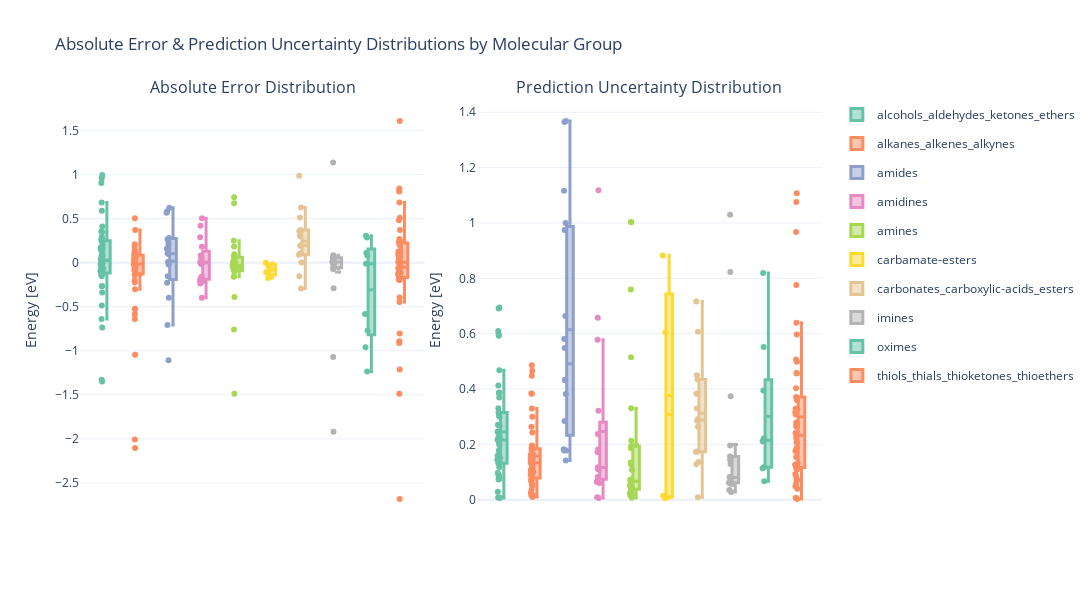

Notebook code cell kept with this figure:
### Code cell
# Filtered data
df_uq_sorted = df_uq[df_uq["split"] == "test"].sort_values('molecule_group')
df_uq_sorted['abs_error'] = df_uq_sorted['error'].abs()
df_uq_sorted['uncertainty_width'] = df_uq_sorted['y_std']

# Custom color palette (Set2-like)
color_map = px.colors.qualitative.Set2

# Create 1x2 subplot
fig = make_subplots(
    rows=1, cols=2,
    subplot_titles=["Absolute Error Distribution", "Prediction Uncertainty Distribution"],
    horizontal_spacing=0.07
)

# Boxplot for absolute error
for i, group in enumerate(df_uq_sorted['molecule_group'].unique()):
    group_data = df_uq_sorted[df_uq_sorted['molecule_group'] == group]
    fig.add_trace(go.Box(
        y=group_data['error'],
        name=group,
        marker_color=color_map[i % len(color_map)],
        boxmean=True,
        boxpoints="all",  # Show all points (can be "outliers", "suspectedoutliers", "all")
        jitter=0.5,  # Add jitter to points
        line=dict(width=3),  # Line width to make the box thicker
        width=0.2,  # Box width (adjust this)
        legendgroup=group,  # Ensure the group is correctly assigned to legend
        showlegend=False,  # No legend for the first plot
        hovertemplate=(
            "Material: %{customdata[7]}<br>" +
            "Molecule Group: %{customdata[0]}<br>" +
            "Molecule: %{customdata[1]}<br>" +
            "State: %{customdata[2]}<br>" +
            "Dissociation: %{customdata[3]}<br>" +
            "True Value: %{customdata[4]} eV<br>" +
            "Std Dev: %{customdata[5]} eV<br>" +
            "Error: %{customdata[6]} eV<br>" +
            "<extra></extra>"
        ),
        customdata=group_data[['molecule_group', 'molecule', 'state', 'dissociation', 'y_true', 'y_std', 'error', 'material']].values  # Add custom data
    ), row=1, col=1)

# Boxplot for uncertainty width
for i, group in enumerate(df_uq_sorted['molecule_group'].unique()):
    group_data = df_uq_sorted[df_uq_sorted['molecule_group'] == group]
    fig.add_trace(go.Box(
        y=group_data['uncertainty_width'],
        name=group,
        marker_color=color_map[i % len(color_map)],
        boxmean=True,
        boxpoints="all",  # Show all points (can be "outliers", "suspectedoutliers", "all")
        jitter=0.5,  # Add jitter to points
        line=dict(width=3),  # Line width to make the box thicker
        width=0.2,  # Box width (adjust this)
        legendgroup=group,  # Ensure the group is correctly assigned to legend
        showlegend=True,  # Show legend for the second plot
        hovertemplate=(
            "Material: %{customdata[7]}<br>" +
            "Molecule Group: %{customdata[0]}<br>" +
            "Molecule: %{customdata[1]}<br>" +
            "State: %{customdata[2]}<br>" +
            "Dissociation: %{customdata[3]}<br>" +
            "True Value: %{customdata[4]} eV<br>" +
            "Std Dev: %{customdata[5]} eV<br>" +
            "Error: %{customdata[6]} eV<br>" +
            "<extra></extra>"
        ),
        customdata=group_data[['molecule_group', 'molecule', 'state', 'dissociation', 'y_true', 'y_std', 'error', 'material']].values  # Add custom data
    ), row=1, col=2)

# Layout adjustments
fig.update_layout(
    height=600,
    width=2000,
    title_text="Absolute Error & Prediction Uncertainty Distributions by Molecular Group",
    template="plotly_white",
    boxmode="group",  # Group the boxplots
    showlegend=True  # Show legend for the second plot
)

# Axis titles
fig.update_yaxes(title_text="Energy [eV]", row=1, col=1)
fig.update_yaxes(title_text="Energy [eV]", row=1, col=2)

# Remove X-axis labels (as you're using the hover to differentiate between groups)
fig.update_xaxes(showticklabels=False, row=1, col=1)
fig.update_xaxes(showticklabels=False, row=1, col=2)

# Show the plot
fig.show()

### Figure 1 — Plotly figure (JSON) as saved in the notebook; plotly's stock layout.template omitted (floating-point values rounded to 4 significant figures; data arrays with more than 128 entries replaced by an {"elided": "..."} marker saying what was removed)
{"data": [{"boxmean": true, "boxpoints": "all", "customdata": {"elided": "46x8 mixed values"}, "hovertemplate": "Material: %{customdata[7]}<br>Molecule Group: %{customdata[0]}<br>Molecule: %{customdata[1]}<br>State: %{customdata[2]}<br>Dissociation: %{customdata[3]}<br>True Value: %{customdata[4]} eV<br>Std Dev: %{customdata[5]} eV<br>Error: %{customdata[6]} eV<br><extra></extra>", "jitter": 0.5, "legendgroup": "alcohols_aldehydes_ketones_ethers", "line": {"width": 3}, "marker": {"color": "rgb(102,194,165)"}, "name": "alcohols_aldehydes_ketones_ethers", "showlegend": false, "type": "box", "width": 0.2, "xaxis": "x", "y": [-0.118, 0.0001451, 0.006707, -0.1529, -0.1311, -0.002675, -0.1302, 0.1542, 0.5905, -0.2658, 0.1582, 0.06664, 0.266, 0.01181, 0.9057, 0.1482, 0.08828, -0.01998, 0.1726, 0.03617, 0.3556, -0.09207, 0.4108, -1.328, -0.3393, 0.09222, -0.2643, -0.7358, -0.4862, -0.06724, 0.2499, -0.6385, 0.9594, -1.35, 0.2959, 0.2084, 0.3479, -0.1139, 0.2479, 0.6841, -0.06878, -0.03446, -0.01836, 0.9975, 0.2722, 0.07105], "yaxis": "y"}, {"boxmean": true, "boxpoints": "all", "customdata": {"elided": "47x8 mixed values"}, "hovertemplate": "Material: %{customdata[7]}<br>Molecule Group: %{customdata[0]}<br>Molecule: %{customdata[1]}<br>State: %{customdata[2]}<br>Dissociation: %{customdata[3]}<br>True Value: %{customdata[4]} eV<br>Std Dev: %{customdata[5]} eV<br>Error: %{customdata[6]} eV<br><extra></extra>", "jitter": 0.5, "legendgroup": "alkanes_alkenes_alkynes", "line": {"width": 3}, "marker": {"color": "rgb(252,141,98)"}, "name": "alkanes_alkenes_alkynes", "showlegend": false, "type": "box", "width": 0.2, "xaxis": "x", "y": [0.1014, 0.1118, 0.1178, 0.2097, -0.02391, -0.3009, 0.06071, -0.01386, -0.06204, -0.5858, -1.045, -0.08834, 0.1413, -0.001389, -0.02638, -2.008, -0.08696, 0.07535, -0.01696, 0.148, -0.02366, 0.1862, -0.002757, -0.1369, -0.03564, 0.04879, -2.105, 0.004016, 0.05047, -0.1399, -0.01422, 0.08404, 0.08439, -0.04571, -0.5229, -0.6384, 0.09656, -0.01422, 0.5037, -0.2226, -0.009568, 0.3728, 0.02449, 0.0198, -0.1988, 0.08951, -0.5278], "yaxis": "y"}, {"boxmean": true, "boxpoints": "all", "customdata": [["amides", "Formamide", "relaxed", "tensor([False])", -1.864, 0.432, 0.1611, "IrO2"], ["amides", "Formamide", "relaxed", "tensor([False])", -1.888, 0.5486, 0.2654, "IrO2"], ["amides", "Formamide", "initial", "tensor([False])", -1.862, 0.5809, -1.107, "IrO2"], ["amides", "Acetamide", "relaxed", "tensor([False])", -0.5227, 0.6634, 0.2141, "IrO2"], ["amides", "Acetamide", "relaxed", "tensor([False])", -2.672, 0.1412, 0.1068, "IrO2"], ["amides", "Formamide", "relaxed", "tensor([True])", -3.625, 0.2842, -0.1549, "IrO2"], ["amides", "Acetamide", "relaxed", "tensor([False])", -1.541, 0.1778, 0.09899, "RuO2"], ["amides", "Acetamide", "initial", "tensor([False])", -0.5227, 1.365, 0.5687, "IrO2"], ["amides", "Acetamide", "relaxed", "tensor([False])", -1.632, 0.1778, 0.008339, "RuO2"], ["amides", "Formamide", "relaxed", "tensor([False])", -1.829, 0.182, 0.6249, "IrO2"], ["amides", "Acetamide", "relaxed", "tensor([False])", -1.938, 0.3816, 0.2821, "IrO2"], ["amides", "Formamide", "initial", "tensor([False])", -1.864, 1.369, -0.01876, "IrO2"], ["amides", "Formamide", "initial", "tensor([False])", -0.4085, 1.116, 0.5832, "RuO2"], ["amides", "Formamide", "initial", "tensor([False])", -3.625, 0.4335, -0.7071, "IrO2"], ["amides", "Acetamide", "initial", "tensor([False])", -1.559, 0.9995, -0.2286, "RuO2"], ["amides", "Acetamide", "initial", "tensor([False])", -2.691, 0.9745, -0.3974, "IrO2"]], "hovertemplate": "Material: %{customdata[7]}<br>Molecule Group: %{customdata[0]}<br>Molecule: %{customdata[1]}<br>State: %{customdata[2]}<br>Dissociation: %{customdata[3]}<br>True Value: %{customdata[4]} eV<br>Std Dev: %{customdata[5]} eV<br>Error: %{customdata[6]} eV<br><extra></extra>", "jitter": 0.5, "legendgroup": "amides", "line": {"width": 3}, "marker": {"color": "rgb(141,160,203)"}, "name": "amides", "showlegend": false, "type": "box", "width": 0.2, "xaxis": "x", "y": [0.1611, 0.2654, -1.107, 0.2141, 0.1068, -0.1549, 0.09899, 0.5687, 0.008339, 0.6249, 0.2821, -0.01876, 0.5832, -0.7071, -0.2286, -0.3974], "yaxis": "y"}, {"boxmean": true, "boxpoints": "all", "customdata": [["amidines", "Acetimidamide", "initial", "tensor([False])", -0.4175, 0.5782, 0.2888, "RuO2"], ["amidines", "Acetimidamide", "relaxed", "tensor([False])", -1.549, 0.08219, 0.1807, "RuO2"], ["amidines", "Formimidamide", "initial", "tensor([False])", -2.09, 0.6578, 0.5051, "IrO2"], ["amidines", "Acetimidamide", "relaxed", "tensor([False])", -2.216, 0.06481, 0.04521, "RuO2"], ["amidines", "Formimidamide", "relaxed", "tensor([False])", 0, 0.00612, -0.0005016, null], ["amidines", "Acetimidamide", "relaxed", "tensor([False])", 0, 0.008513, -0.007571, null], ["amidines", "Acetimidamide", "relaxed", "tensor([False])", -3.076, 0.1164, 0.008312, "IrO2"], ["amidines", "Formimidamide", "initial", "tensor([False])", -1.511, 0.2376, 0.4208, "RuO2"], ["amidines", "Acetimidamide", "relaxed", "tensor([False])", -0.5491, 0.1824, -0.01346, "IrO2"], ["amidines", "Acetimidamide", "relaxed", "tensor([True])", -4.458, 0.0607, -0.3991, "IrO2"], ["amidines", "Formimidamide", "relaxed", "tensor([False])", -1.498, 0.1083, 0.08194, "RuO2"], ["amidines", "Formimidamide", "initial", "tensor([False])", -2.967, 1.118, -0.1708, "IrO2"], ["amidines", "Formimidamide", "relaxed", "tensor([False])", -3.216, 0.1108, -0.2168, "IrO2"], ["amidines", "Formimidamide", "initial", "tensor([False])", -3.237, 0.3217, -0.1552, "IrO2"], ["amidines", "Acetimidamide", "relaxed", "tensor([False])", -3.287, 0.1164, -0.2027, "IrO2"], ["amidines", "Formimidamide", "initial", "tensor([False])", -3.208, 0.1722, -0.2363, "IrO2"]], "hovertemplate": "Material: %{customdata[7]}<br>Molecule Group: %{customdata[0]}<br>Molecule: %{customdata[1]}<br>State: %{customdata[2]}<br>Dissociation: %{customdata[3]}<br>True Value: %{customdata[4]} eV<br>Std Dev: %{customdata[5]} eV<br>Error: %{customdata[6]} eV<br><extra></extra>", "jitter": 0.5, "legendgroup": "amidines", "line": {"width": 3}, "marker": {"color": "rgb(231,138,195)"}, "name": "amidines", "showlegend": false, "type": "box", "width": 0.2, "xaxis": "x", "y": [0.2888, 0.1807, 0.5051, 0.04521, -0.0005016, -0.007571, 0.008312, 0.4208, -0.01346, -0.3991, 0.08194, -0.1708, -0.2168, -0.1552, -0.2027, -0.2363], "yaxis": "y"}, {"boxmean": true, "boxpoints": "all", "customdata": {"elided": "26x8 mixed values"}, "hovertemplate": "Material: %{customdata[7]}<br>Molecule Group: %{customdata[0]}<br>Molecule: %{customdata[1]}<br>State: %{customdata[2]}<br>Dissociation: %{customdata[3]}<br>True Value: %{customdata[4]} eV<br>Std Dev: %{customdata[5]} eV<br>Error: %{customdata[6]} eV<br><extra></extra>", "jitter": 0.5, "legendgroup": "amines", "line": {"width": 3}, "marker": {"color": "rgb(166,216,84)"}, "name": "amines", "showlegend": false, "type": "box", "width": 0.2, "xaxis": "x", "y": [0.6741, 0.002925, -0.09071, -0.1602, -0.02586, -0.04608, 0.08272, 0.01541, -0.03847, 0.7446, 0.06138, 0.09502, -0.05297, -0.3902, -0.003721, -0.1549, -0.09665, -0.06339, -0.7571, -0.005412, -0.07687, 0.2504, -1.488, -0.08382, 0.1854, 0.01705], "yaxis": "y"}, {"boxmean": true, "boxpoints": "all", "customdata": [["carbamate-esters", "Carbamic-acid", "relaxed", "tensor([True])", -3.367, 0.6043, -0.04297, "IrO2"], ["carbamate-esters", "Carbamic-acid", "initial", "tensor([False])", -3.472, 0.8829, -0.1727, "IrO2"], ["carbamate-esters", "Carbamic-acid", "relaxed", "tensor([False])", -0.4891, 0.0138, -0.1076, "IrO2"], ["carbamate-esters", "Carbamic-acid", "relaxed", "tensor([False])", 0, 0.005345, 0.0006391, null]], "hovertemplate": "Material: %{customdata[7]}<br>Molecule Group: %{customdata[0]}<br>Molecule: %{customdata[1]}<br>State: %{customdata[2]}<br>Dissociation: %{customdata[3]}<br>True Value: %{customdata[4]} eV<br>Std Dev: %{customdata[5]} eV<br>Error: %{customdata[6]} eV<br><extra></extra>", "jitter": 0.5, "legendgroup": "carbamate-esters", "line": {"width": 3}, "marker": {"color": "rgb(255,217,47)"}, "name": "carbamate-esters", "showlegend": false, "type": "box", "width": 0.2, "xaxis": "x", "y": [-0.04297, -0.1727, -0.1076, 0.0006391], "yaxis": "y"}, {"boxmean": true, "boxpoints": "all", "customdata": [["carbonates_carboxylic-acids_esters", "Carbonic-acid", "initial", "tensor([False])", -0.07489, 0.7159, 0.6258, "RuO2"], ["carbonates_carboxylic-acids_esters", "Acetic-acid", "relaxed", "tensor([False])", -0.1225, 0.1363, 0.1961, "RuO2"], ["carbonates_carboxylic-acids_esters", "Acetic-acid", "relaxed", "tensor([False])", -0.6336, 0.4498, 0.5142, "IrO2"], ["carbonates_carboxylic-acids_esters", "Carbonic-acid", "relaxed", "tensor([True])", -1.923, 0.4342, 0.3725, "IrO2"], ["carbonates_carboxylic-acids_esters", "Acetic-acid", "relaxed", "tensor([False])", -1.341, 0.1734, 0.1953, "RuO2"], ["carbonates_carboxylic-acids_esters", "Carbonic-acid", "relaxed", "tensor([True])", -2.081, 0.3297, 0.09185, "RuO2"], ["carbonates_carboxylic-acids_esters", "Acetic-acid", "relaxed", "tensor([True])", -2.405, 0.3833, -0.1533, "IrO2"], ["carbonates_carboxylic-acids_esters", "Formic-acid", "relaxed", "tensor([False])", -1.569, 0.2851, 0.3613, "IrO2"], ["carbonates_carboxylic-acids_esters", "Acetic-acid", "relaxed", "tensor([False])", -1.404, 0.1277, 0.108, "RuO2"], ["carbonates_carboxylic-acids_esters", "Acetic-acid", "relaxed", "tensor([True])", -3.402, 0.291, -0.2912, "IrO2"], ["carbonates_carboxylic-acids_esters", "Acetic-acid", "relaxed", "tensor([False])", -1.746, 0.2638, 0.3035, "IrO2"], ["carbonates_carboxylic-acids_esters", "Carbonic-acid", "initial", "tensor([False])", -1.193, 0.6066, 0.9863, "IrO2"], ["carbonates_carboxylic-acids_esters", "Formic-acid", "initial", "tensor([False])", -1.278, 0.1731, 0.1033, "RuO2"], ["carbonates_carboxylic-acids_esters", "Formic-acid", "relaxed", "tensor([False])", 0, 0.008564, 0.002894, null]], "hovertemplate": "Material: %{customdata[7]}<br>Molecule Group: %{customdata[0]}<br>Molecule: %{customdata[1]}<br>State: %{customdata[2]}<br>Dissociation: %{customdata[3]}<br>True Value: %{customdata[4]} eV<br>Std Dev: %{customdata[5]} eV<br>Error: %{customdata[6]} eV<br><extra></extra>", "jitter": 0.5, "legendgroup": "carbonates_carboxylic-acids_esters", "line": {"width": 3}, "marker": {"color": "rgb(229,196,148)"}, "name": "carbonates_carboxylic-acids_esters", "showlegend": false, "type": "box", "width": 0.2, "xaxis": "x", "y": [0.6258, 0.1961, 0.5142, 0.3725, 0.1953, 0.09185, -0.1533, 0.3613, 0.108, -0.2912, 0.3035, 0.9863, 0.1033, 0.002894], "yaxis": "y"}, {"boxmean": true, "boxpoints": "all", "customdata": {"elided": "18x8 mixed values"}, "hovertemplate": "Material: %{customdata[7]}<br>Molecule Group: %{customdata[0]}<br>Molecule: %{customdata[1]}<br>State: %{customdata[2]}<br>Dissociation: %{customdata[3]}<br>True Value: %{customdata[4]} eV<br>Std Dev: %{customdata[5]} eV<br>Error: %{customdata[6]} eV<br><extra></extra>", "jitter": 0.5, "legendgroup": "imines", "line": {"width": 3}, "marker": {"color": "rgb(179,179,179)"}, "name": "imines", "showlegend": false, "type": "box", "width": 0.2, "xaxis": "x", "y": [0.05777, 0.004521, -0.02945, -1.92, 0.0005236, -0.01209, 0.07146, 0.01473, 1.139, -0.05601, 0.0768, 0.04962, 0.0168, 0.01057, -0.2908, 0.08449, -0.0703, -1.07], "yaxis": "y"}, {"boxmean": true, "boxpoints": "all", "customdata": [["oximes", "Formaldoxime", "relaxed", "tensor([True])", -3.166, 0.2116, 0.1141, "IrO2"], ["oximes", "Formaldoxime", "initial", "tensor([False])", -1.768, 0.1185, 0.3052, "RuO2"], ["oximes", "Formaldoxime", "initial", "tensor([False])", -2.257, 0.2219, -0.582, "RuO2"], ["oximes", "Formaldoxime", "initial", "tensor([False])", -0.4814, 0.1132, -0.01043, "RuO2"], ["oximes", "Formaldoxime", "initial", "tensor([False])", -0.2654, 0.5513, 0.285, "IrO2"], ["oximes", "Formaldoxime", "initial", "tensor([False])", -1.981, 0.06642, 0.08065, "RuO2"], ["oximes", "Formaldoxime", "initial", "tensor([False])", -3.056, 0.3942, -0.9592, "IrO2"], ["oximes", "Formaldoxime", "initial", "tensor([False])", -1.491, 0.2149, -0.7697, "IrO2"], ["oximes", "Formaldoxime", "initial", "tensor([False])", -3.166, 0.8188, -1.236, "IrO2"]], "hovertemplate": "Material: %{customdata[7]}<br>Molecule Group: %{customdata[0]}<br>Molecule: %{customdata[1]}<br>State: %{customdata[2]}<br>Dissociation: %{customdata[3]}<br>True Value: %{customdata[4]} eV<br>Std Dev: %{customdata[5]} eV<br>Error: %{customdata[6]} eV<br><extra></extra>", "jitter": 0.5, "legendgroup": "oximes", "line": {"width": 3}, "marker": {"color": "rgb(102,194,165)"}, "name": "oximes", "showlegend": false, "type": "box", "width": 0.2, "xaxis": "x", "y": [0.1141, 0.3052, -0.582, -0.01043, 0.285, 0.08065, -0.9592, -0.7697, -1.236], "yaxis": "y"}, {"boxmean": true, "boxpoints": "all", "customdata": {"elided": "46x8 mixed values"}, "hovertemplate": "Material: %{customdata[7]}<br>Molecule Group: %{customdata[0]}<br>Molecule: %{customdata[1]}<br>State: %{customdata[2]}<br>Dissociation: %{customdata[3]}<br>True Value: %{customdata[4]} eV<br>Std Dev: %{customdata[5]} eV<br>Error: %{customdata[6]} eV<br><extra></extra>", "jitter": 0.5, "legendgroup": "thiols_thials_thioketones_thioethers", "line": {"width": 3}, "marker": {"color": "rgb(252,141,98)"}, "name": "thiols_thials_thioketones_thioethers", "showlegend": false, "type": "box", "width": 0.2, "xaxis": "x", "y": [-0.195, -0.3956, 0.07332, -0.1934, -0.4451, 0.1346, 0.01277, -1.488, 0.1993, 0.2227, -0.008727, -0.1673, -2.683, 0.01041, -0.09142, -0.1658, -0.06274, -0.001856, 0.1256, 0.3711, 0.2493, -0.1332, 0.2684, -0.1938, 0.4829, 0.05102, 0.8097, -0.05013, 0.08968, 0.08064, -0.8029, 0.5119, 0.6842, 0.1101, 0.08615, 0.8133, -0.8925, 0.8438, -0.9122, -0.05578, -0.1168, 1.609, 0.0008225, 0.234, -1.213, -0.118], "yaxis": "y"}, {"boxmean": true, "boxpoints": "all", "customdata": {"elided": "46x8 mixed values"}, "hovertemplate": "Material: %{customdata[7]}<br>Molecule Group: %{customdata[0]}<br>Molecule: %{customdata[1]}<br>State: %{customdata[2]}<br>Dissociation: %{customdata[3]}<br>True Value: %{customdata[4]} eV<br>Std Dev: %{customdata[5]} eV<br>Error: %{customdata[6]} eV<br><extra></extra>", "jitter": 0.5, "legendgroup": "alcohols_aldehydes_ketones_ethers", "line": {"width": 3}, "marker": {"color": "rgb(102,194,165)"}, "name": "alcohols_aldehydes_ketones_ethers", "showlegend": true, "type": "box", "width": 0.2, "xaxis": "x2", "y": [0.1618, 0.008291, 0.1565, 0.1511, 0.09103, 0.005783, 0.5978, 0.1515, 0.5924, 0.3857, 0.2426, 0.2166, 0.132, 0.159, 0.3, 0.2455, 0.2159, 0.0757, 0.2017, 0.3305, 0.2159, 0.3696, 0.2286, 0.6099, 0.178, 0.007824, 0.3155, 0.6906, 0.1173, 0.1331, 0.2669, 0.3038, 0.4675, 0.2453, 0.2255, 0.1966, 0.6942, 0.2711, 0.0965, 0.4125, 0.02867, 0.08167, 0.07271, 0.3876, 0.1447, 0.08517], "yaxis": "y2"}, {"boxmean": true, "boxpoints": "all", "customdata": {"elided": "47x8 mixed values"}, "hovertemplate": "Material: %{customdata[7]}<br>Molecule Group: %{customdata[0]}<br>Molecule: %{customdata[1]}<br>State: %{customdata[2]}<br>Dissociation: %{customdata[3]}<br>True Value: %{customdata[4]} eV<br>Std Dev: %{customdata[5]} eV<br>Error: %{customdata[6]} eV<br><extra></extra>", "jitter": 0.5, "legendgroup": "alkanes_alkenes_alkynes", "line": {"width": 3}, "marker": {"color": "rgb(252,141,98)"}, "name": "alkanes_alkenes_alkynes", "showlegend": true, "type": "box", "width": 0.2, "xaxis": "x2", "y": [0.2429, 0.1629, 0.146, 0.1005, 0.1099, 0.05475, 0.1192, 0.1472, 0.1615, 0.176, 0.3828, 0.176, 0.07645, 0.01012, 0.06351, 0.1959, 0.08922, 0.2994, 0.146, 0.3296, 0.1922, 0.1503, 0.1472, 0.1175, 0.02551, 0.2639, 0.187, 0.03718, 0.1373, 0.1295, 0.01671, 0.0774, 0.1156, 0.05385, 0.4858, 0.05084, 0.09543, 0.01671, 0.07026, 0.1474, 0.1062, 0.4474, 0.08031, 0.4661, 0.3841, 0.1009, 0.1338], "yaxis": "y2"}, {"boxmean": true, "boxpoints": "all", "customdata": [["amides", "Formamide", "relaxed", "tensor([False])", -1.864, 0.432, 0.1611, "IrO2"], ["amides", "Formamide", "relaxed", "tensor([False])", -1.888, 0.5486, 0.2654, "IrO2"], ["amides", "Formamide", "initial", "tensor([False])", -1.862, 0.5809, -1.107, "IrO2"], ["amides", "Acetamide", "relaxed", "tensor([False])", -0.5227, 0.6634, 0.2141, "IrO2"], ["amides", "Acetamide", "relaxed", "tensor([False])", -2.672, 0.1412, 0.1068, "IrO2"], ["amides", "Formamide", "relaxed", "tensor([True])", -3.625, 0.2842, -0.1549, "IrO2"], ["amides", "Acetamide", "relaxed", "tensor([False])", -1.541, 0.1778, 0.09899, "RuO2"], ["amides", "Acetamide", "initial", "tensor([False])", -0.5227, 1.365, 0.5687, "IrO2"], ["amides", "Acetamide", "relaxed", "tensor([False])", -1.632, 0.1778, 0.008339, "RuO2"], ["amides", "Formamide", "relaxed", "tensor([False])", -1.829, 0.182, 0.6249, "IrO2"], ["amides", "Acetamide", "relaxed", "tensor([False])", -1.938, 0.3816, 0.2821, "IrO2"], ["amides", "Formamide", "initial", "tensor([False])", -1.864, 1.369, -0.01876, "IrO2"], ["amides", "Formamide", "initial", "tensor([False])", -0.4085, 1.116, 0.5832, "RuO2"], ["amides", "Formamide", "initial", "tensor([False])", -3.625, 0.4335, -0.7071, "IrO2"], ["amides", "Acetamide", "initial", "tensor([False])", -1.559, 0.9995, -0.2286, "RuO2"], ["amides", "Acetamide", "initial", "tensor([False])", -2.691, 0.9745, -0.3974, "IrO2"]], "hovertemplate": "Material: %{customdata[7]}<br>Molecule Group: %{customdata[0]}<br>Molecule: %{customdata[1]}<br>State: %{customdata[2]}<br>Dissociation: %{customdata[3]}<br>True Value: %{customdata[4]} eV<br>Std Dev: %{customdata[5]} eV<br>Error: %{customdata[6]} eV<br><extra></extra>", "jitter": 0.5, "legendgroup": "amides", "line": {"width": 3}, "marker": {"color": "rgb(141,160,203)"}, "name": "amides", "showlegend": true, "type": "box", "width": 0.2, "xaxis": "x2", "y": [0.432, 0.5486, 0.5809, 0.6634, 0.1412, 0.2842, 0.1778, 1.365, 0.1778, 0.182, 0.3816, 1.369, 1.116, 0.4335, 0.9995, 0.9745], "yaxis": "y2"}, {"boxmean": true, "boxpoints": "all", "customdata": [["amidines", "Acetimidamide", "initial", "tensor([False])", -0.4175, 0.5782, 0.2888, "RuO2"], ["amidines", "Acetimidamide", "relaxed", "tensor([False])", -1.549, 0.08219, 0.1807, "RuO2"], ["amidines", "Formimidamide", "initial", "tensor([False])", -2.09, 0.6578, 0.5051, "IrO2"], ["amidines", "Acetimidamide", "relaxed", "tensor([False])", -2.216, 0.06481, 0.04521, "RuO2"], ["amidines", "Formimidamide", "relaxed", "tensor([False])", 0, 0.00612, -0.0005016, null], ["amidines", "Acetimidamide", "relaxed", "tensor([False])", 0, 0.008513, -0.007571, null], ["amidines", "Acetimidamide", "relaxed", "tensor([False])", -3.076, 0.1164, 0.008312, "IrO2"], ["amidines", "Formimidamide", "initial", "tensor([False])", -1.511, 0.2376, 0.4208, "RuO2"], ["amidines", "Acetimidamide", "relaxed", "tensor([False])", -0.5491, 0.1824, -0.01346, "IrO2"], ["amidines", "Acetimidamide", "relaxed", "tensor([True])", -4.458, 0.0607, -0.3991, "IrO2"], ["amidines", "Formimidamide", "relaxed", "tensor([False])", -1.498, 0.1083, 0.08194, "RuO2"], ["amidines", "Formimidamide", "initial", "tensor([False])", -2.967, 1.118, -0.1708, "IrO2"], ["amidines", "Formimidamide", "relaxed", "tensor([False])", -3.216, 0.1108, -0.2168, "IrO2"], ["amidines", "Formimidamide", "initial", "tensor([False])", -3.237, 0.3217, -0.1552, "IrO2"], ["amidines", "Acetimidamide", "relaxed", "tensor([False])", -3.287, 0.1164, -0.2027, "IrO2"], ["amidines", "Formimidamide", "initial", "tensor([False])", -3.208, 0.1722, -0.2363, "IrO2"]], "hovertemplate": "Material: %{customdata[7]}<br>Molecule Group: %{customdata[0]}<br>Molecule: %{customdata[1]}<br>State: %{customdata[2]}<br>Dissociation: %{customdata[3]}<br>True Value: %{customdata[4]} eV<br>Std Dev: %{customdata[5]} eV<br>Error: %{customdata[6]} eV<br><extra></extra>", "jitter": 0.5, "legendgroup": "amidines", "line": {"width": 3}, "marker": {"color": "rgb(231,138,195)"}, "name": "amidines", "showlegend": true, "type": "box", "width": 0.2, "xaxis": "x2", "y": [0.5782, 0.08219, 0.6578, 0.06481, 0.00612, 0.008513, 0.1164, 0.2376, 0.1824, 0.0607, 0.1083, 1.118, 0.1108, 0.3217, 0.1164, 0.1722], "yaxis": "y2"}, {"boxmean": true, "boxpoints": "all", "customdata": {"elided": "26x8 mixed values"}, "hovertemplate": "Material: %{customdata[7]}<br>Molecule Group: %{customdata[0]}<br>Molecule: %{customdata[1]}<br>State: %{customdata[2]}<br>Dissociation: %{customdata[3]}<br>True Value: %{customdata[4]} eV<br>Std Dev: %{customdata[5]} eV<br>Error: %{customdata[6]} eV<br><extra></extra>", "jitter": 0.5, "legendgroup": "amines", "line": {"width": 3}, "marker": {"color": "rgb(166,216,84)"}, "name": "amines", "showlegend": true, "type": "box", "width": 0.2, "xaxis": "x2", "y": [1.003, 0.01614, 0.05167, 0.1079, 0.1932, 0.1345, 0.3301, 0.03161, 0.07087, 0.7597, 0.1855, 0.04792, 0.01957, 0.5144, 0.006745, 0.06297, 0.02304, 0.03678, 1.004, 0.06297, 0.05167, 0.1281, 0.07264, 0.04386, 0.2129, 0.03814], "yaxis": "y2"}, {"boxmean": true, "boxpoints": "all", "customdata": [["carbamate-esters", "Carbamic-acid", "relaxed", "tensor([True])", -3.367, 0.6043, -0.04297, "IrO2"], ["carbamate-esters", "Carbamic-acid", "initial", "tensor([False])", -3.472, 0.8829, -0.1727, "IrO2"], ["carbamate-esters", "Carbamic-acid", "relaxed", "tensor([False])", -0.4891, 0.0138, -0.1076, "IrO2"], ["carbamate-esters", "Carbamic-acid", "relaxed", "tensor([False])", 0, 0.005345, 0.0006391, null]], "hovertemplate": "Material: %{customdata[7]}<br>Molecule Group: %{customdata[0]}<br>Molecule: %{customdata[1]}<br>State: %{customdata[2]}<br>Dissociation: %{customdata[3]}<br>True Value: %{customdata[4]} eV<br>Std Dev: %{customdata[5]} eV<br>Error: %{customdata[6]} eV<br><extra></extra>", "jitter": 0.5, "legendgroup": "carbamate-esters", "line": {"width": 3}, "marker": {"color": "rgb(255,217,47)"}, "name": "carbamate-esters", "showlegend": true, "type": "box", "width": 0.2, "xaxis": "x2", "y": [0.6043, 0.8829, 0.0138, 0.005345], "yaxis": "y2"}, {"boxmean": true, "boxpoints": "all", "customdata": [["carbonates_carboxylic-acids_esters", "Carbonic-acid", "initial", "tensor([False])", -0.07489, 0.7159, 0.6258, "RuO2"], ["carbonates_carboxylic-acids_esters", "Acetic-acid", "relaxed", "tensor([False])", -0.1225, 0.1363, 0.1961, "RuO2"], ["carbonates_carboxylic-acids_esters", "Acetic-acid", "relaxed", "tensor([False])", -0.6336, 0.4498, 0.5142, "IrO2"], ["carbonates_carboxylic-acids_esters", "Carbonic-acid", "relaxed", "tensor([True])", -1.923, 0.4342, 0.3725, "IrO2"], ["carbonates_carboxylic-acids_esters", "Acetic-acid", "relaxed", "tensor([False])", -1.341, 0.1734, 0.1953, "RuO2"], ["carbonates_carboxylic-acids_esters", "Carbonic-acid", "relaxed", "tensor([True])", -2.081, 0.3297, 0.09185, "RuO2"], ["carbonates_carboxylic-acids_esters", "Acetic-acid", "relaxed", "tensor([True])", -2.405, 0.3833, -0.1533, "IrO2"], ["carbonates_carboxylic-acids_esters", "Formic-acid", "relaxed", "tensor([False])", -1.569, 0.2851, 0.3613, "IrO2"], ["carbonates_carboxylic-acids_esters", "Acetic-acid", "relaxed", "tensor([False])", -1.404, 0.1277, 0.108, "RuO2"], ["carbonates_carboxylic-acids_esters", "Acetic-acid", "relaxed", "tensor([True])", -3.402, 0.291, -0.2912, "IrO2"], ["carbonates_carboxylic-acids_esters", "Acetic-acid", "relaxed", "tensor([False])", -1.746, 0.2638, 0.3035, "IrO2"], ["carbonates_carboxylic-acids_esters", "Carbonic-acid", "initial", "tensor([False])", -1.193, 0.6066, 0.9863, "IrO2"], ["carbonates_carboxylic-acids_esters", "Formic-acid", "initial", "tensor([False])", -1.278, 0.1731, 0.1033, "RuO2"], ["carbonates_carboxylic-acids_esters", "Formic-acid", "relaxed", "tensor([False])", 0, 0.008564, 0.002894, null]], "hovertemplate": "Material: %{customdata[7]}<br>Molecule Group: %{customdata[0]}<br>Molecule: %{customdata[1]}<br>State: %{customdata[2]}<br>Dissociation: %{customdata[3]}<br>True Value: %{customdata[4]} eV<br>Std Dev: %{customdata[5]} eV<br>Error: %{customdata[6]} eV<br><extra></extra>", "jitter": 0.5, "legendgroup": "carbonates_carboxylic-acids_esters", "line": {"width": 3}, "marker": {"color": "rgb(229,196,148)"}, "name": "carbonates_carboxylic-acids_esters", "showlegend": true, "type": "box", "width": 0.2, "xaxis": "x2", "y": [0.7159, 0.1363, 0.4498, 0.4342, 0.1734, 0.3297, 0.3833, 0.2851, 0.1277, 0.291, 0.2638, 0.6066, 0.1731, 0.008564], "yaxis": "y2"}, {"boxmean": true, "boxpoints": "all", "customdata": {"elided": "18x8 mixed values"}, "hovertemplate": "Material: %{customdata[7]}<br>Molecule Group: %{customdata[0]}<br>Molecule: %{customdata[1]}<br>State: %{customdata[2]}<br>Dissociation: %{customdata[3]}<br>True Value: %{customdata[4]} eV<br>Std Dev: %{customdata[5]} eV<br>Error: %{customdata[6]} eV<br><extra></extra>", "jitter": 0.5, "legendgroup": "imines", "line": {"width": 3}, "marker": {"color": "rgb(179,179,179)"}, "name": "imines", "showlegend": true, "type": "box", "width": 0.2, "xaxis": "x2", "y": [0.0613, 0.0613, 0.1956, 0.8229, 0.06331, 0.02813, 0.03477, 0.0613, 1.029, 0.07794, 0.1461, 0.1434, 0.06852, 0.1563, 0.1287, 0.08152, 0.05543, 0.3736], "yaxis": "y2"}, {"boxmean": true, "boxpoints": "all", "customdata": [["oximes", "Formaldoxime", "relaxed", "tensor([True])", -3.166, 0.2116, 0.1141, "IrO2"], ["oximes", "Formaldoxime", "initial", "tensor([False])", -1.768, 0.1185, 0.3052, "RuO2"], ["oximes", "Formaldoxime", "initial", "tensor([False])", -2.257, 0.2219, -0.582, "RuO2"], ["oximes", "Formaldoxime", "initial", "tensor([False])", -0.4814, 0.1132, -0.01043, "RuO2"], ["oximes", "Formaldoxime", "initial", "tensor([False])", -0.2654, 0.5513, 0.285, "IrO2"], ["oximes", "Formaldoxime", "initial", "tensor([False])", -1.981, 0.06642, 0.08065, "RuO2"], ["oximes", "Formaldoxime", "initial", "tensor([False])", -3.056, 0.3942, -0.9592, "IrO2"], ["oximes", "Formaldoxime", "initial", "tensor([False])", -1.491, 0.2149, -0.7697, "IrO2"], ["oximes", "Formaldoxime", "initial", "tensor([False])", -3.166, 0.8188, -1.236, "IrO2"]], "hovertemplate": "Material: %{customdata[7]}<br>Molecule Group: %{customdata[0]}<br>Molecule: %{customdata[1]}<br>State: %{customdata[2]}<br>Dissociation: %{customdata[3]}<br>True Value: %{customdata[4]} eV<br>Std Dev: %{customdata[5]} eV<br>Error: %{customdata[6]} eV<br><extra></extra>", "jitter": 0.5, "legendgroup": "oximes", "line": {"width": 3}, "marker": {"color": "rgb(102,194,165)"}, "name": "oximes", "showlegend": true, "type": "box", "width": 0.2, "xaxis": "x2", "y": [0.2116, 0.1185, 0.2219, 0.1132, 0.5513, 0.06642, 0.3942, 0.2149, 0.8188], "yaxis": "y2"}, {"boxmean": true, "boxpoints": "all", "customdata": {"elided": "46x8 mixed values"}, "hovertemplate": "Material: %{customdata[7]}<br>Molecule Group: %{customdata[0]}<br>Molecule: %{customdata[1]}<br>State: %{customdata[2]}<br>Dissociation: %{customdata[3]}<br>True Value: %{customdata[4]} eV<br>Std Dev: %{customdata[5]} eV<br>Error: %{customdata[6]} eV<br><extra></extra>", "jitter": 0.5, "legendgroup": "thiols_thials_thioketones_thioethers", "line": {"width": 3}, "marker": {"color": "rgb(252,141,98)"}, "name": "thiols_thials_thioketones_thioethers", "showlegend": true, "type": "box", "width": 0.2, "xaxis": "x2", "y": [0.03929, 0.2248, 0.3714, 0.2408, 0.2635, 0.3656, 0.09268, 0.07104, 0.3589, 0.308, 0.108, 0.2677, 0.3286, 0.04874, 0.1267, 0.3158, 0.07014, 0.1267, 0.1313, 0.4574, 0.4562, 0.07177, 0.0853, 0.3264, 0.2793, 0.05744, 0.7755, 0.1165, 0.1846, 0.2671, 0.5972, 0.639, 0.1866, 0.1172, 0.002455, 0.9676, 1.108, 1.076, 0.5069, 0.1546, 0.2069, 0.4025, 0.006671, 0.4984, 0.1778, 0.1757], "yaxis": "y2"}], "layout": {"annotations": [{"font": {"size": 16}, "showarrow": false, "text": "Absolute Error Distribution", "x": 0.2325, "xanchor": "center", "xref": "paper", "y": 1, "yanchor": "bottom", "yref": "paper"}, {"font": {"size": 16}, "showarrow": false, "text": "Prediction Uncertainty Distribution", "x": 0.7675, "xanchor": "center", "xref": "paper", "y": 1, "yanchor": "bottom", "yref": "paper"}], "boxmode": "group", "height": 600, "showlegend": true, "title": {"text": "Absolute Error & Prediction Uncertainty Distributions by Molecular Group"}, "width": 2000, "xaxis": {"anchor": "y", "domain": [0, 0.465], "showticklabels": false}, "xaxis2": {"anchor": "y2", "domain": [0.535, 1.0], "showticklabels": false}, "yaxis": {"anchor": "x", "domain": [0, 1], "title": {"text": "Energy [eV]"}}, "yaxis2": {"anchor": "x2", "domain": [0, 1], "title": {"text": "Energy [eV]"}}}}
